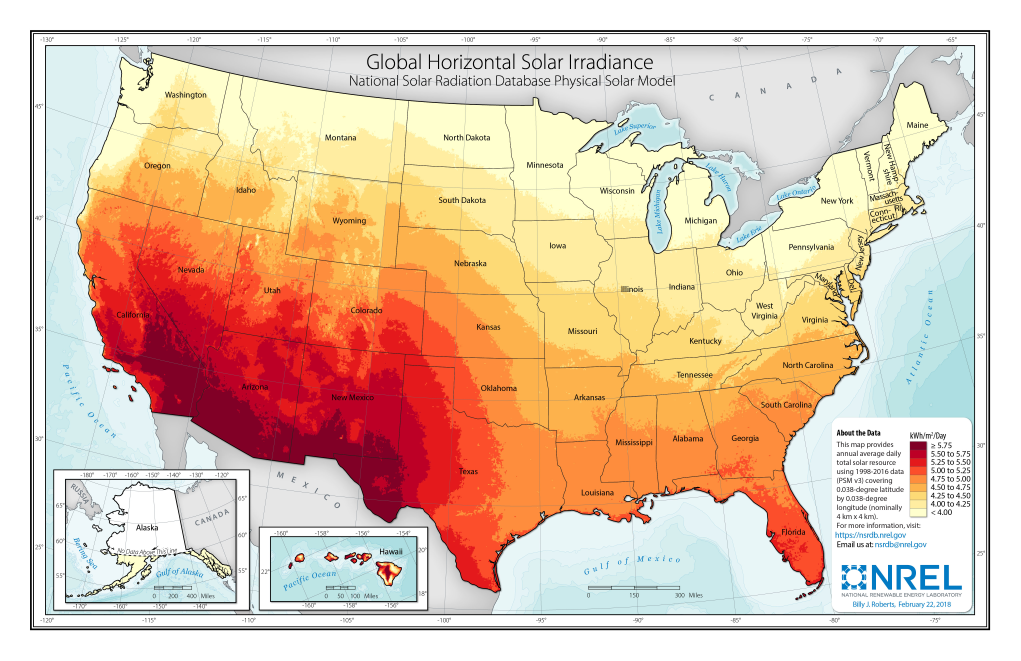
#> input picture SOLAR.jpg, 5101 x 3301 px, found by its file name (shown at 1/5 size)
$ python 'color read_v1.py'
#> lines starting #> are read from the running program, lines starting #| are printed output that depends on the picture; after the words box and inside, x2 and y2 are one past the last pixel; in counts of white or black regions, pixels touching at a corner belong together
import cv2   # openCV computer vision for python
import numpy as np
from bgr_to_hsv import bgr_to_hsv

img = cv2.imread('color_detection_map/SOLAR.jpg', -1)   # -1: default, 1: color (filter transparent)
#> img is the input picture: shape (3301, 5101, 3); mean B, G, R 175, 197.3, 226.1
img = cv2.resize(img, (0,0), fx=0.2, fy = 0.2)         # 20%= 660x1020
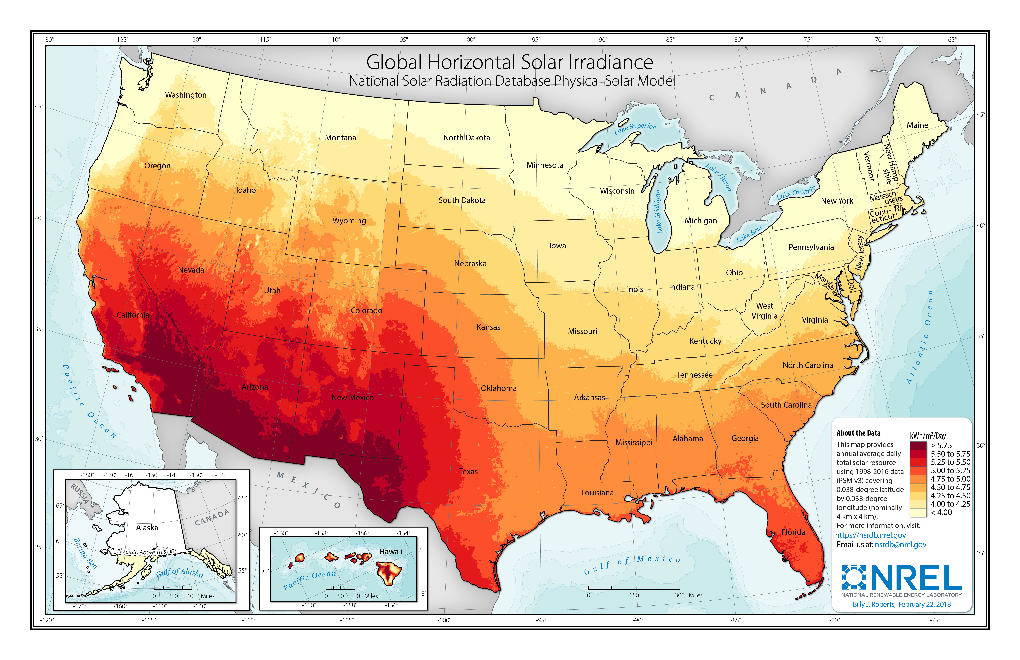
#> img: shape (660, 1020, 3); mean B, G, R 174.4, 196.8, 225.6
dimenions = img.shape
#> dimenions = (660, 1020, 3)
# print(dimenions)
# print(img[330][510])

darkpurp = np.array([340,0,0])
red = np.array([0,100,255])

darkred = np.array([0,0,0]) # bgr_to_hsv([0, 0, 51])                     # create a single numpy 1D pixel array  (type in BGR values). function converts to hsv
lightyellow = np.array([71,255,255]) # bgr_to_hsv([204,255,204])

print(type(darkred), darkred, type(lightyellow), lightyellow)

img_hsv = cv2.cvtColor(img, cv2.COLOR_BGR2HSV)
#> img_hsv: shape (660, 1020, 3); mean H, S, V 35.1, 73.1, 230.9

print(img_hsv[600-210][300])
#| [174 255 189]
mask = cv2.inRange(img_hsv, darkred, lightyellow)
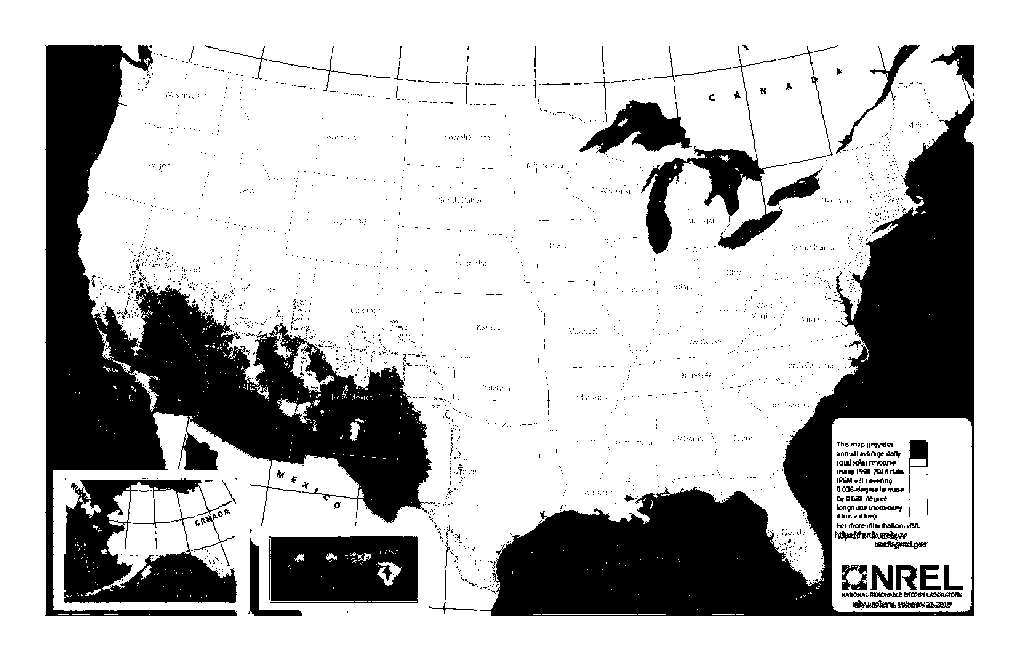
#> mask: shape (660, 1020); 74.4% white; 2269 black regions (2174 under 20 px), largest, box (x1, y1, x2, y2) and area: (480, 83, 974, 616) 66659, (45, 45, 435, 616) 63007, (64, 478, 237, 603) 10807

result = cv2.bitwise_and(img, img, mask=mask)    #source1, source2, mask.    if pixel is source1 is in range of mask, keep. else, black
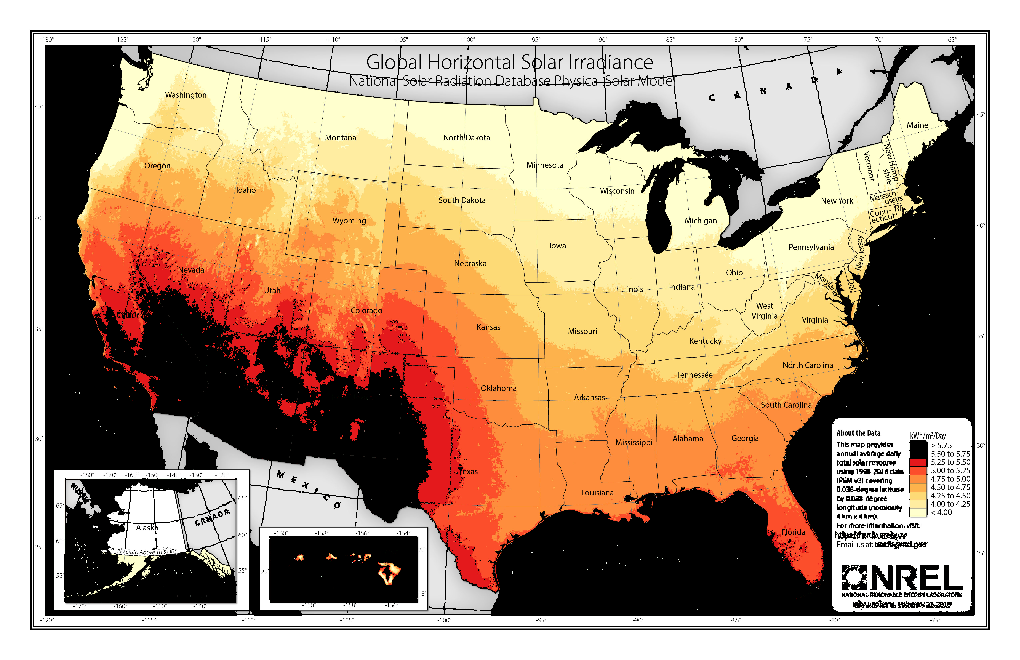
#> result: shape (660, 1020, 3); mean B, G, R 126.2, 150.9, 176.2


cv2.imshow('Image', result)
# cv2.imshow('Image2', mask)
# cv2.imshow('Image3', img_hsv)


cv2.waitKey(0)   # wait infinity , skip on key press
cv2.destroyAllWindows()       # close window on key press


# cv2.imwrite("")
# cv2."    "     IMREAD_COLOR  - no transparency   IMREAD_GRAYSCALE   - grayscale        IMREAD_UNCHANGED     - including alpha channel
# in terminal: python -m pydoc FUNCTIONNAME             <- displays description of function
